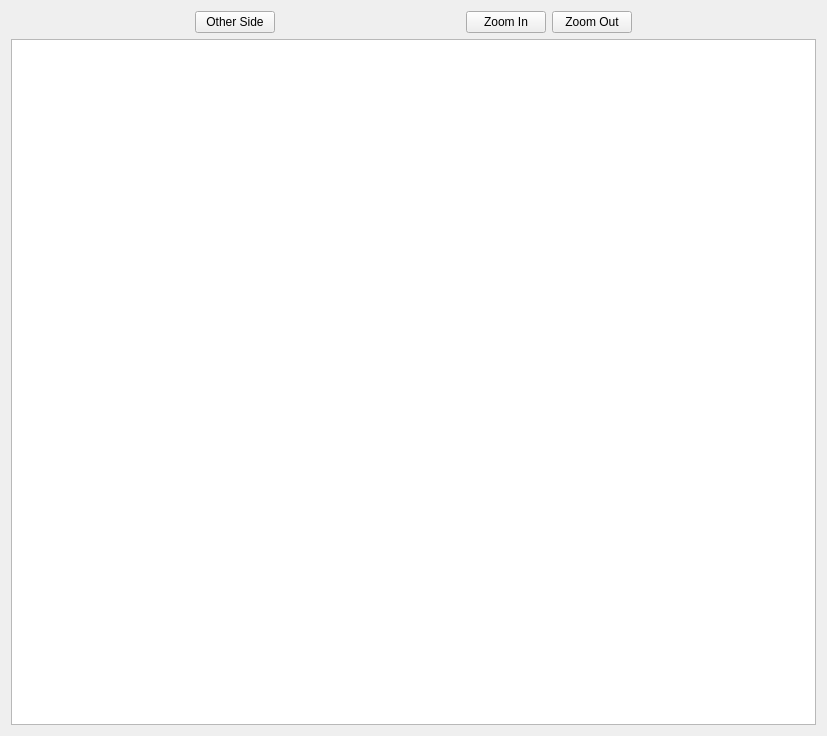
<?xml version="1.0" encoding="UTF-8"?>
<ui version="4.0">
 <class>BallotInspector</class>
 <widget class="QWidget" name="BallotInspector">
  <property name="geometry">
   <rect>
    <x>0</x>
    <y>0</y>
    <width>827</width>
    <height>736</height>
   </rect>
  </property>
  <property name="windowTitle">
   <string>Form</string>
  </property>
  <layout class="QVBoxLayout" name="verticalLayout">
   <item>
    <layout class="QHBoxLayout" name="add_widget">
     <item>
      <spacer name="horizontalSpacer_7">
       <property name="orientation">
        <enum>Qt::Horizontal</enum>
       </property>
       <property name="sizeHint" stdset="0">
        <size>
         <width>40</width>
         <height>20</height>
        </size>
       </property>
      </spacer>
     </item>
     <item>
      <widget class="QPushButton" name="otherSidePB">
       <property name="text">
        <string>Other Side</string>
       </property>
      </widget>
     </item>
     <item>
      <spacer name="horizontalSpacer_8">
       <property name="orientation">
        <enum>Qt::Horizontal</enum>
       </property>
       <property name="sizeHint" stdset="0">
        <size>
         <width>40</width>
         <height>20</height>
        </size>
       </property>
      </spacer>
     </item>
     <item>
      <widget class="QPushButton" name="zoomInPB">
       <property name="text">
        <string>Zoom In</string>
       </property>
      </widget>
     </item>
     <item>
      <widget class="QPushButton" name="zoomOutPB">
       <property name="text">
        <string>Zoom Out</string>
       </property>
      </widget>
     </item>
     <item>
      <spacer name="horizontalSpacer_9">
       <property name="orientation">
        <enum>Qt::Horizontal</enum>
       </property>
       <property name="sizeHint" stdset="0">
        <size>
         <width>40</width>
         <height>20</height>
        </size>
       </property>
      </spacer>
     </item>
    </layout>
   </item>
   <item>
    <widget class="QGraphicsView" name="graphicsView"/>
   </item>
  </layout>
 </widget>
 <resources/>
 <connections/>
</ui>
